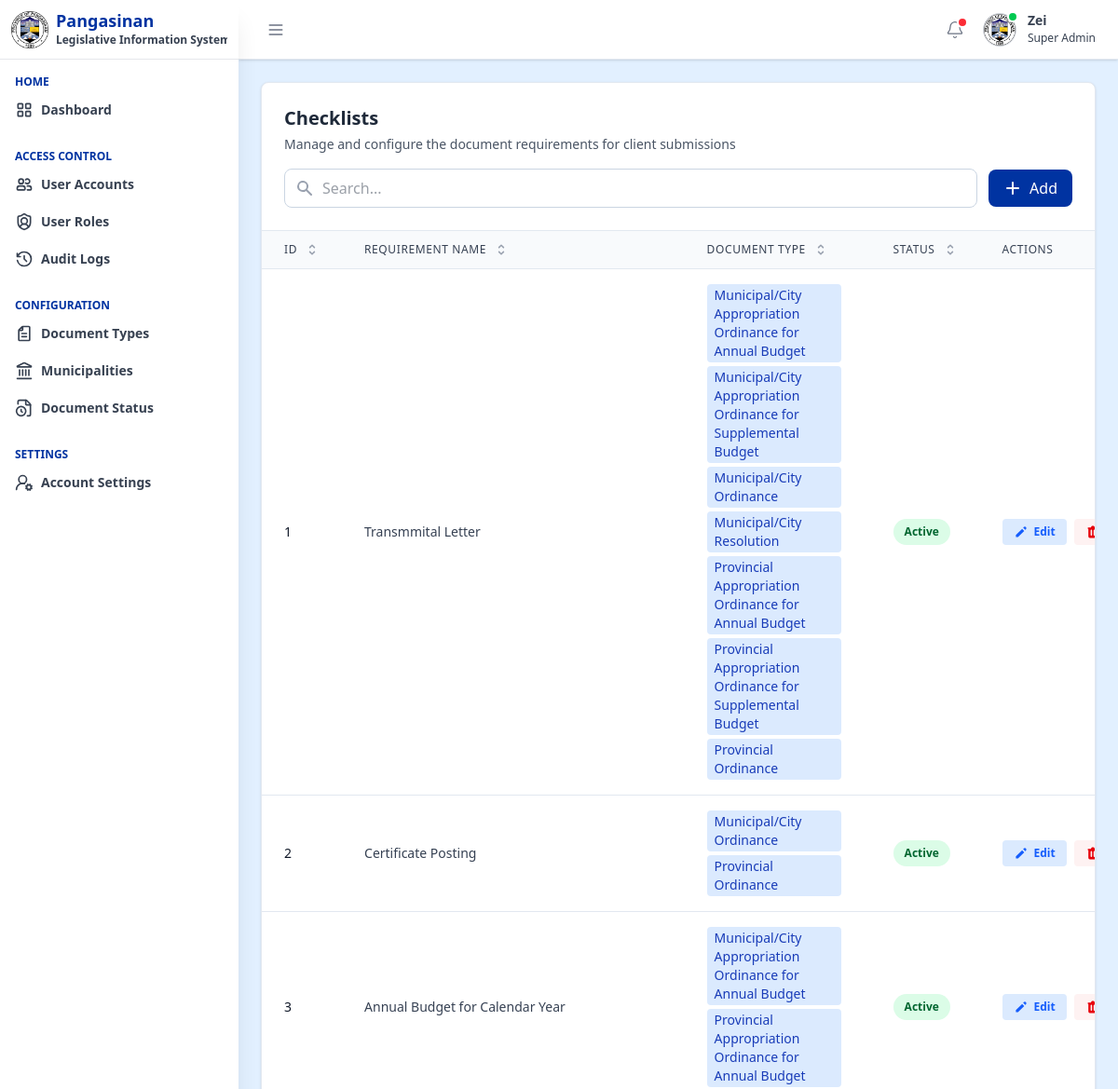
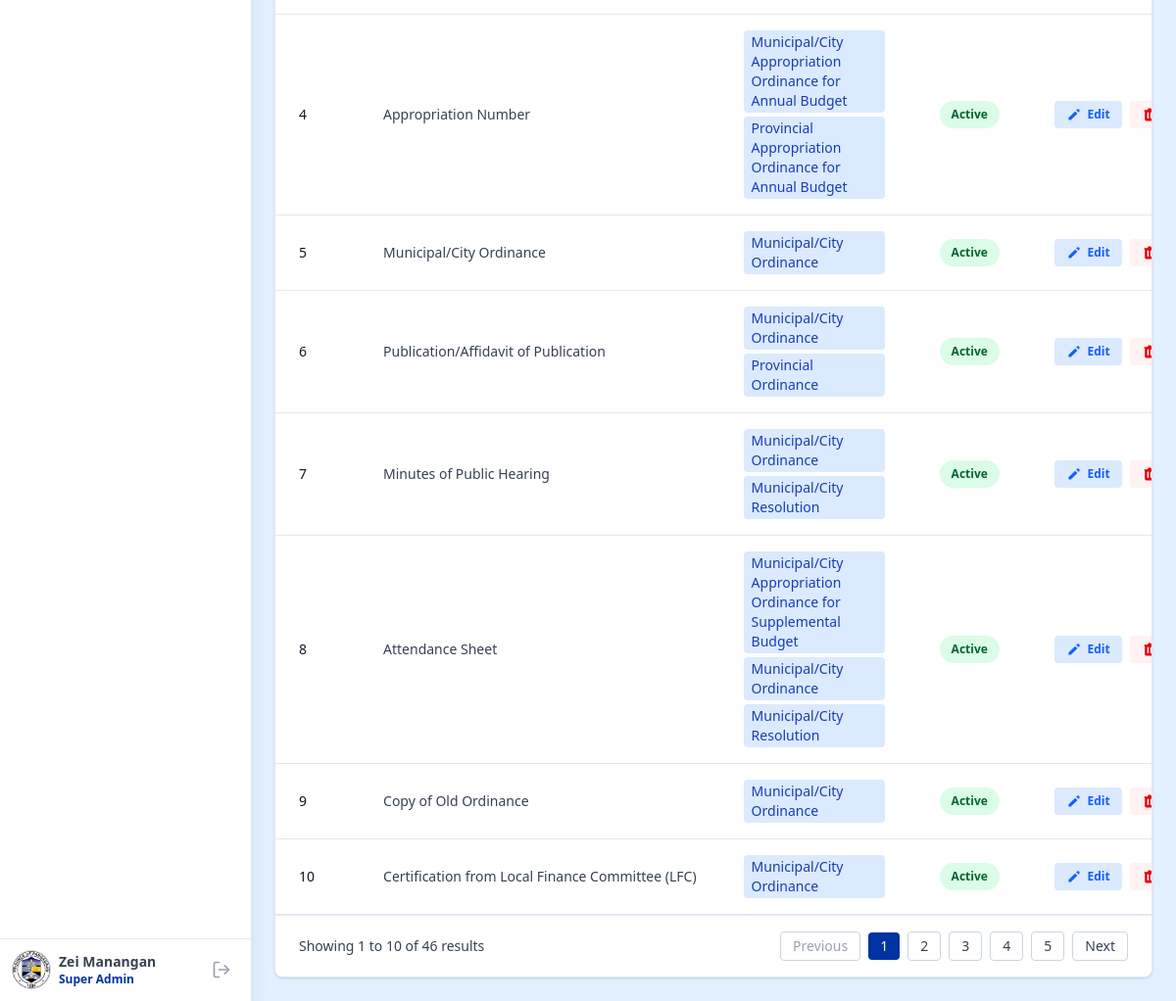
Page /pages/admin/checklists.php (signed in) on the committed database (2 pictures, top to bottom).
### tables this page shows
CREATE TABLE `requirements` (
  `requirement_id` int NOT NULL,
  `requirement_name` varchar(255) NOT NULL,
  `status` enum('active','inactive') DEFAULT 'active',
  `is_deleted` tinyint(1) DEFAULT '0',
  `created_at` datetime DEFAULT CURRENT_TIMESTAMP,
  `updated_at` datetime DEFAULT CURRENT_TIMESTAMP ON UPDATE CURRENT_TIMESTAMP,
  `created_by` int DEFAULT NULL,
  `updated_by` int DEFAULT NULL
);

### includes/fetch_checklists_data.php (called while the page is built, shortened)
<?php
require_once 'db.php';
function getAllChecklists() {
    global $pdo;
    try {
        $query = "
            SELECT
                r.requirement_id,
                r.requirement_name,
                r.status,
                r.created_at,
                r.updated_at,
                GROUP_CONCAT(dt.document_type_name ORDER BY dt.document_type_name SEPARATOR ', ') AS document_types,
                GROUP_CONCAT(dr.document_type_id ORDER BY dt.document_type_name SEPARATOR ',') AS document_type_ids
            FROM requirements r
            LEFT JOIN document_requirement dr ON r.requirement_id = dr.requirement_id
            LEFT JOIN document_types dt ON dr.document_type_id = dt.document_type_id
            WHERE r.is_deleted = FALSE
            GROUP BY r.requirement_id, r.requirement_name, r.status, r.created_at, r.updated_at
            ORDER BY r.requirement_id ASC
        ";
        $stmt = $pdo->prepare($query);
        $stmt->execute();
        return $stmt->fetchAll(PDO::FETCH_ASSOC);
    } catch (PDOException $e) {
        return ['error' => 'Database error: ' . $e->getMessage()];
    }
}
?>

### pages/admin/checklists.php (the view, shortened to what this page needs)
<?php
include '../../components/header.php';
include '../../includes/fetch_checklists_data.php';
$checklists = getAllChecklists();
?>
<div class="">
    <?php include '../../components/sidebar.php'; ?>
    <div class="flex-1 md:ml-64 min-h-screen">
        <?php
        include '../../components/topbar.php';
        ?>
        <main class="p-3 sm:p-6">
            <div class="bg-white rounded-lg shadow-sm border border-slate-200">
                <div class="p-6 border-b border-slate-200">
                    <div class="flex flex-col gap-4">
                        <div>
                            <h2 class="text-xl font-bold text-gray-800">Checklists</h2>
                            <p class="text-sm text-gray-600 mt-1">Manage and configure the document requirements for client submissions</p>
                        </div>
                        <div class="flex items-center gap-3 w-full">
                            <div class="relative flex-1">
                                <div class="absolute inset-y-0 left-0 pl-3 flex items-center pointer-events-none">
                                    <svg class="h-5 w-5 text-gray-400" xmlns="http://www.w3.org/2000/svg"
                                        viewBox="0 0 20 20" fill="currentColor">
                                        <path fill-rule="evenodd"
                                            d="M8 4a4 4 0 100 8 4 4 0 000-8zM2 8a6 6 0 1110.89 3.476l4.817 4.817a1 1 0 01-1.414 1.414l-4.816-4.816A6 6 0 012 8z"
                                            clip-rule="evenodd" />
                                    </svg>
                                </div>
                                <input type="text" id="searchInput" placeholder="Search..."
                                    class="pl-10 pr-4 py-2 border border-slate-300 rounded-lg outline-none w-full focus:ring-2 focus:ring-[#0033A1] focus:border-transparent"
                                    onkeyup="filterTable()">
                            </div>
                            <button onclick="openModal('checklist-add-modal')"
                                class="px-4 py-2 bg-[#0033A1] text-white rounded-lg hover:bg-blue-800 transition-colors duration-200 font-medium flex items-center gap-2 cursor-pointer whitespace-nowrap">
                                <svg class="h-5 w-5" xmlns="http://www.w3.org/2000/svg" viewBox="0 0 20 20"
                                    fill="currentColor">
                                    <path fill-rule="evenodd"
                                        d="M10 3a1 1 0 00-1 1v5H4a1 1 0 100 2h5v5a1 1 0 102 0v-5h5a1 1 0 100-2h-5V4a1 1 0 00-1-1z"
                                        clip-rule="evenodd" />
                                </svg>
                                Add
                            </button>
                        </div>
                    </div>
                </div>
                <div class="overflow-x-auto">
                    <table id="usersTable" class="min-w-full divide-y divide-slate-200">
                        <thead class="bg-slate-50">
                            <tr>
                                <th scope="col" class="px-3 sm:px-6 py-3 text-left text-xs font-medium text-gray-700 uppercase tracking-wider cursor-pointer" onclick="sortTable(0)">
                                    <div class="flex items-center gap-2">
                                        ID
                                    </div>
                                </th>
                                <th scope="col" class="px-3 sm:px-6 py-3 text-left text-xs font-medium text-gray-700 uppercase tracking-wider cursor-pointer" onclick="sortTable(1)">
                                    <div class="flex items-center gap-2">
                                        Requirement Name
                                    </div>
                                </th>
                                <th scope="col" class="min-w-50 px-3 sm:px-6 py-3 text-left text-xs font-medium text-gray-700 uppercase tracking-wider cursor-pointer" onclick="sortTable(2)">
                                    <div class="flex items-center gap-2">
                                        Document Type
                                    </div>
                                </th>
                                <th scope="col" class="px-3 sm:px-6 py-3 text-left text-xs font-medium text-gray-700 uppercase tracking-wider cursor-pointer" onclick="sortTable(3)">
                                    <div class="flex items-center gap-2">
                                        Status
                                    </div>
                                </th>
                                <th scope="col" class="px-3 sm:px-6 py-3 text-left text-xs font-medium text-gray-700 uppercase tracking-wider">
                                    Actions
                                </th>
                            </tr>
                        </thead>
                        <tbody class="bg-white divide-y divide-slate-200" id="tableBody">
                            <?php if (isset($checklists['error'])): ?>
                                <tr>
                                    <td colspan="4" class="px-6 py-8 text-center text-red-600">
                                        <?php echo htmlspecialchars($checklists['error']); ?>
                                    </td>
                                </tr>
                            <?php elseif (empty($checklists)): ?>
                            <?php else: ?>
                                <?php foreach ($checklists as $checklist): ?>
                                    <tr class="hover:bg-slate-50 transition-colors duration-150">
                                        <td class="px-3 sm:px-6 py-3 sm:py-4 whitespace-nowrap text-sm font-medium text-gray-900">
                                            <?php echo htmlspecialchars($checklist['requirement_id']); ?>
                                        </td>
                                        <td class="px-3 sm:px-6 py-3 sm:py-4 whitespace-nowrap text-sm text-gray-700">
                                            <?php echo htmlspecialchars($checklist['requirement_name']); ?>
                                        </td>
                                        <td class="min-w-50 px-3 sm:px-6 py-3 sm:py-4 text-sm text-gray-700">
                                            <?php if (!empty($checklist['document_types'])): ?>
                                                <div class="flex flex-wrap gap-1">
                                                    <?php foreach (explode(', ', $checklist['document_types']) as $docType): ?>
                                                        <span class="inline-flex items-center px-2 py-0.5 rounded text-sm font-medium mr-2 bg-blue-100 text-blue-800">
                                                            <?php echo htmlspecialchars($docType); ?>
                                                        </span>
                                                    <?php endforeach; ?>
                                                </div>
                                            <?php else: ?>
                                                <span class="text-gray-400 text-sm italic">None</span>
                                            <?php endif; ?>
                                        </td>
                                        <td class="px-3 sm:px-6 py-3 sm:py-4 whitespace-nowrap">
                                            <?php
                                            $statusClass = $checklist['status'] === 'active'
                                                ? 'bg-green-100 text-green-800'
                                                : 'bg-gray-200 text-gray-800';
                                            ?>
                                            <span class="px-3 py-1 inline-flex text-xs leading-5 font-semibold rounded-full <?php echo $statusClass; ?>">
                                                <?php echo htmlspecialchars(ucfirst($checklist['status'])); ?>
                                            </span>
                                        </td>
                                        <td class="px-3 sm:px-6 py-3 sm:py-4 whitespace-nowrap text-sm font-medium">
                                            <div class="flex items-center gap-2">
                                                <button onclick="editChecklist(<?php echo $checklist['requirement_id']; ?>)" class="inline-flex items-center gap-1.5 px-3 py-1.5 text-xs font-bold text-blue-600 bg-blue-100 hover:bg-blue-200 rounded transition duration-150 cursor-pointer">
                                                    <svg class="h-4 w-4" xmlns="http://www.w3.org/2000/svg" viewBox="0 0 20 20"
                                                        fill="currentColor">
                                                        <path
                                                            d="M13.586 3.586a2 2 0 112.828 2.828l-.793.793-2.828-2.828.793-.793zM11.379 5.793L3 14.172V17h2.828l8.38-8.379-2.83-2.828z" />
                                                    </svg>
                                                    Edit
                                                </button>
                                                <button
                                                    onclick="deleteChecklist(<?php echo $checklist['requirement_id']; ?>, '<?php echo htmlspecialchars($checklist['requirement_name']); ?>')"
                                                    class="inline-flex items-center gap-1.5 px-3 py-1.5 text-xs font-bold text-red-600 bg-red-50 hover:text-red-900 rounded transition duration-150 cursor-pointer">
                                                </button>
                                            </div>
                                        </td>
                                    </tr>
                                <?php endforeach; ?>
                            <?php endif; ?>
                        </tbody>
                    </table>
                </div>
                <div class="px-4 sm:px-6 py-4 border-t border-slate-200 flex flex-col sm:flex-row items-center justify-between gap-4">
                    <div id="paginationInfo" class="text-sm text-gray-700">
                    </div>
                    <div id="paginationContainer" class="flex items-center space-x-2">
                    </div>
                </div>
            </div>
        </main>
    </div>
</div>
</body>
</html>

### components/sidebar.php (style rules this page uses)
@media (min-width: 768px) { .md\:ml-64 { transition: margin-left 0.3s ease; } }

### rows in the picture
requirements: requirement_id "1", requirement_name "Transmmital Letter", docType "Municipal/City Appropriation Ordinance for Annual Budget", docType "Municipal/City Appropriation Ordinance for Supplemental Budget", docType "Municipal/City Ordinance", docType "Municipal/City Resolution", docType "Provincial Appropriation Ordinance for Annual Budget", docType "Provincial Appropriation Ordinance for Supplemental Budget", docType "Provincial Ordinance", status "Active"
requirements: requirement_id "2", requirement_name "Certificate Posting", docType "Municipal/City Ordinance", docType "Provincial Ordinance", status "Active"
requirements: requirement_id "3", requirement_name "Annual Budget for Calendar Year", docType "Municipal/City Appropriation Ordinance for Annual Budget", docType "Provincial Appropriation Ordinance for Annual Budget", status "Active"
requirements: requirement_id "4", requirement_name "Appropriation Number", docType "Municipal/City Appropriation Ordinance for Annual Budget", docType "Provincial Appropriation Ordinance for Annual Budget", status "Active"
requirements: requirement_id "5", requirement_name "Municipal/City Ordinance", docType "Municipal/City Ordinance", status "Active"
requirements: requirement_id "6", requirement_name "Publication/Affidavit of Publication", docType "Municipal/City Ordinance", docType "Provincial Ordinance", status "Active"
requirements: requirement_id "7", requirement_name "Minutes of Public Hearing", docType "Municipal/City Ordinance", docType "Municipal/City Resolution", status "Active"
requirements: requirement_id "8", requirement_name "Attendance Sheet", docType "Municipal/City Appropriation Ordinance for Supplemental Budget", docType "Municipal/City Ordinance", docType "Municipal/City Resolution", status "Active"
requirements: requirement_id "9", requirement_name "Copy of Old Ordinance", docType "Municipal/City Ordinance", status "Active"
requirements: requirement_id "10", requirement_name "Certification from Local Finance Committee (LFC)", docType "Municipal/City Ordinance", status "Active"

### other values in the picture
$_SESSION['role_name'] "Super Admin"
$_SESSION['first_name'] "Zei"
